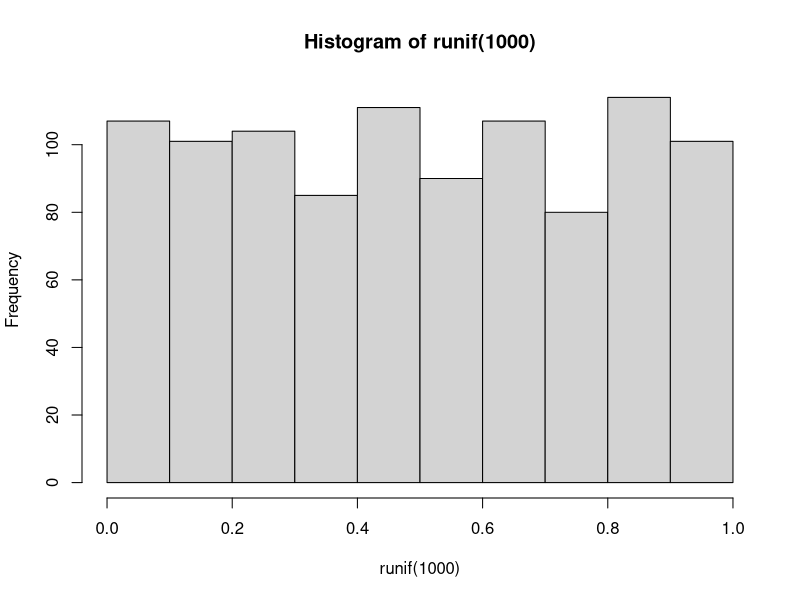
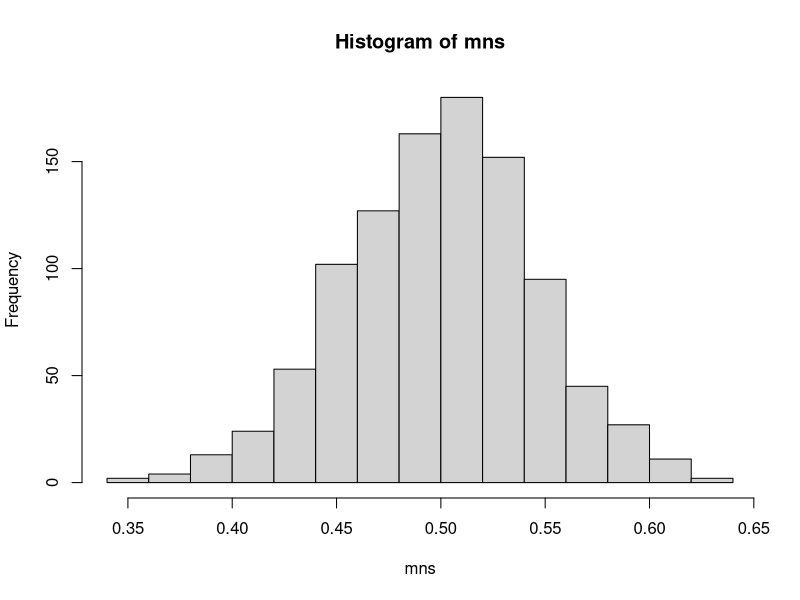
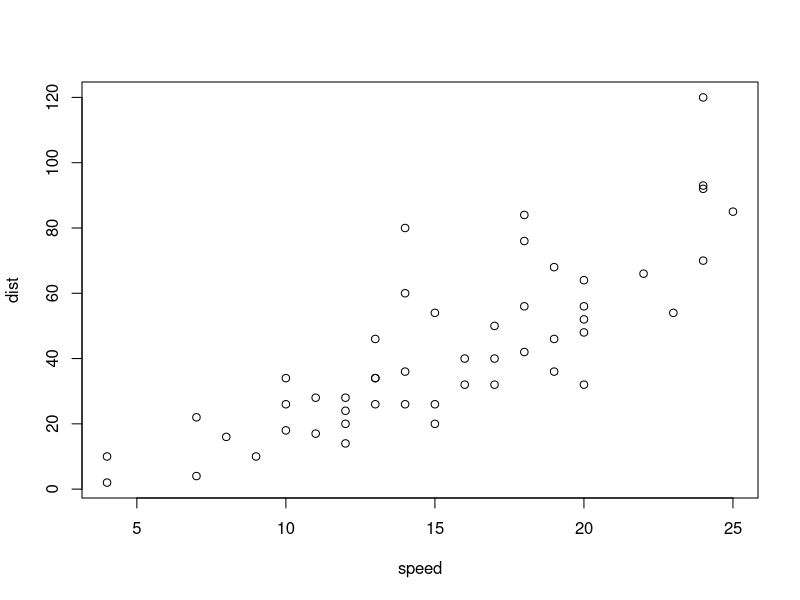

R code for these plots, in order:
## ---- chunk 1
lambda <- 0.2
## ---- chunk 2
hist(runif(1000))
## ---- chunk 3
mns = NULL
for (i in 1 : 1000) mns = c(mns, mean(runif(40)))
hist(mns)
## ---- chunk 4
summary(cars)
## ---- chunk 5
plot(cars)
